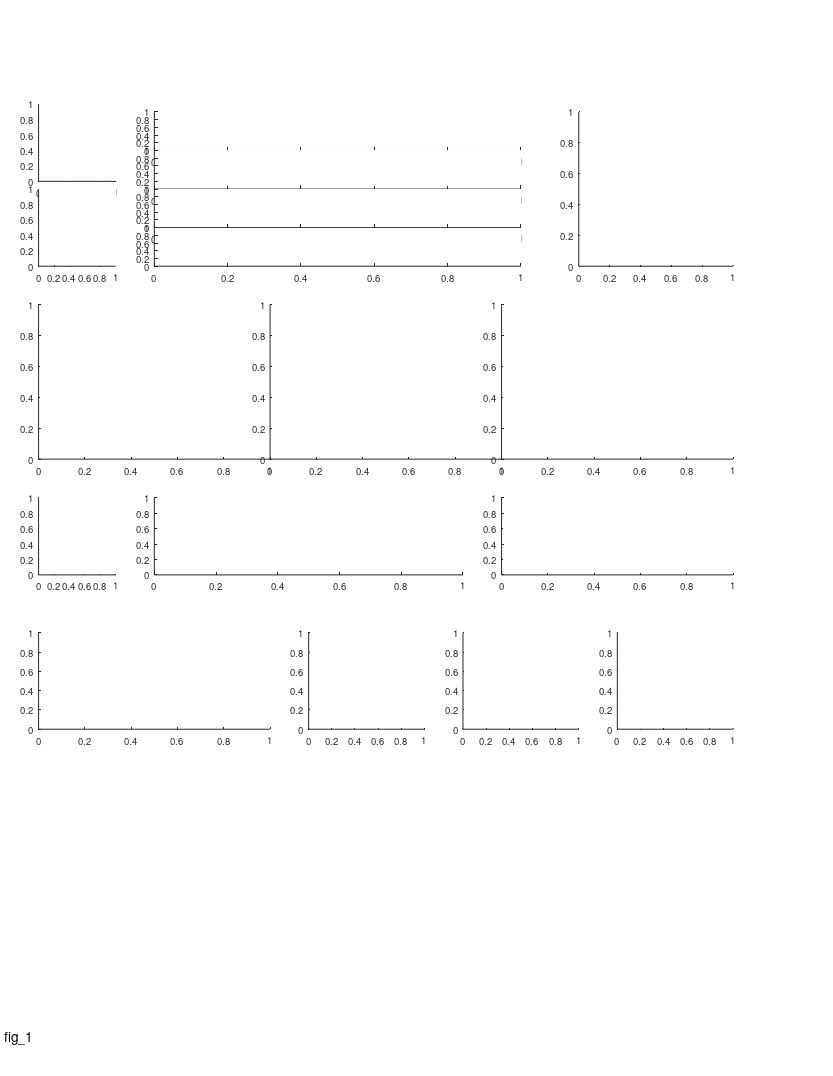

Source code (MATLAB): (Note: this script raises an error after producing the figure.)
%% Large Scale - fig 1 - Behavioral and neural recordings from bats fliying over large spatial scales.

%%
clear 
clc

%% define output files
res_dir = 'L:\paper_figures';
mkdir(res_dir)
fig_name_str = 'fig_1';
fig_caption_str = 'Behavioral and neural recordings from bats fliying over large spatial scales';
log_name_str = [fig_name_str '_log_file' '.txt'];
log_name_str = strrep(log_name_str , ':', '-');
log_name_str = strrep(log_name_str , ' ', '_');
log_name_out = fullfile(res_dir, log_name_str);

%% open log file
diary off
diary(log_name_out)
diary on
disp('Log file');
disp(['created: ', datestr(clock)]);
disp('======================================================');
disp([fig_name_str ':' fig_caption_str]);
disp('======================================================');
disp('');


%% create figure
% figure_size_cm = [21.0 29.7]; % ~A4
figure_size_cm = [21.6 27.9]; % ~US letter
figure ;
% Some WYSIWYG options:
set(gcf,'DefaultAxesFontSize',7);
set(gcf,'DefaultAxesFontName','helvetica');
set(gcf,'DefaultAxesUnits','centimeters');
set(gcf,'PaperType','usletter')
% set(gcf,'PaperType','<custom>');
set(gcf,'PaperUnits','centimeters','PaperPosition',[0 0 figure_size_cm]);
set(gcf,'PaperOrientation','portrait');
set(gcf,'Units','centimeters','Position',get(gcf,'paperPosition')+[0 0 0 0]); % position on screen...
set(gcf, 'Renderer', 'painters');
annotation('textbox', [0.5 1 0 0], 'String',fig_name_str, 'HorizontalAlignment','center','Interpreter','none');

% create panels
panel_B_size = [9.5 1];
panel_A    = axes('position', [ 1 23.2  2 2]);
panel_B(1) = axes('position', [ 4 24  panel_B_size]);
panel_B(2) = axes('position', [ 4 23  panel_B_size]);
panel_B(3) = axes('position', [ 4 22  panel_B_size]);
panel_B(4) = axes('position', [ 4 21  panel_B_size]);
panel_C    = axes('position', [15 21  4 4]);
panel_D    = axes('position', [ 1 21  2 2]);
panel_E    = axes('position', [ 1 16 6 4]);
panel_F    = axes('position', [ 7 16 6 4]);
panel_G    = axes('position', [13 16 6 4]);
panel_H    = axes('position', [ 1 13 2 2]);
panel_I(1) = axes('position', [ 4 13 8 2]);
panel_I(2) = axes('position', [13 13 6 2]);
panel_J    = axes('position', [ 1  9 6 2.5]);
panel_K    = axes('position', [ 8  9 3 2.5]);
panel_L    = axes('position', [12  9 3 2.5]);
panel_M    = axes('position', [16  9 3 2.5]);

%
prm = PARAMS_GetAll();

%% ---------------------- spikes trace ------------------------------------
% define option for data
exp_ID = 'b0148_d170625';
exp = exp_load_data(exp_ID,'details','path');
TT = 4;
trace_duration = 0.35;
trace_ts_opt = 6;
trace_ts_list = [
    70270204396,...
    70132623245,...
    74986863162,...
    74986792310,...
    72188230643,...
    71432461878
    ];
traces_ts = trace_ts_list(trace_ts_opt) + [0 trace_duration]*1e6;
% load channels data
signal = [];
for ii_ch = 1:4
    
    file_in = fullfile(exp.path.spikes_raw, sprintf('spikes_%s_TT%d_ch%d.ncs',exp_ID,TT,ii_ch) );
    [signal(ii_ch,:), ts, fs] = Nlx_csc_read(file_in, traces_ts);
end

% plot the data
for ch = 1:4
    axes(panel_B(ch));
    plot(ts,signal(ch,:),'k','LineWidth',0.01);
    box off
    set(gca,'Visible','Off')
    xlim(ts([1 end]))
end
linkaxes(panel_B,'xy')

% add time/voltage scales
axes(panel_B(4));
xlimits = get(gca,'xlim');
ylimits = get(gca,'ylim');
scale_ms = 20;
scale_uVolt = 500;
scale_line_width = 1;
xa = xlimits(1) + [0 scale_ms*1e3];
ya = ylimits(1) + [0 scale_uVolt ];
[xaf,yaf] = ds2nfu(xa,ya);
annotation('line',xaf([1 2])+0.01,yaf([1 1])-0.02,'Linewidth',scale_line_width); % time
annotation('line',xaf([1 1])+0.01,yaf([1 2])-0.02,'Linewidth',scale_line_width)  % voltage
% h=annotation('line','Units','centimeters');
% h.X = xaf([1 2])+5;
% h.Y = yaf([1 1]);
% h

% add panel letter
axes(panel_B(1));
text(-0.05,1.1, 'B', 'Units','normalized','FontWeight','bold');

%%
clusters_colors = [
166,206,227
31,120,180
178,223,138
51,160,44
251,154,153
227,26,28
253,191,111
255,127,0
202,178,214
106,61,154
255,255,153
177,89,40];
clusters_colors = clusters_colors ./255;

%% ---------------------- spikes clusters ---------------------------------
if 1
NTT_file = 'L:\Analysis\pre_proc\0148\20170625\spikes_sorting\spikes_b0148_d170625_TT4.NTT';
limits_ts = [70019176845 70816687098];
% limits_ts = [];
if isempty(limits_ts)
    [Timestamps, CellNumbers, Samples, Header] = Nlx2MatSpike(NTT_file, [1 0 1 0 1], 1, 1, [] );
else
    [Timestamps, CellNumbers, Samples, Header] = Nlx2MatSpike(NTT_file, [1 0 1 0 1], 1, 4, limits_ts);
end
ADBitVolts = sscanf(Header{contains(Header,'ADBitVolts')},'-ADBitVolts %f %f %f %f');
Samples = Samples .* ADBitVolts' .* 1e6; % convert bits to uVolts
spikes_size = squeeze(range(Samples,1));
cells = unique(CellNumbers);
color_list = linspecer( length(cells) ,'qualitative');
rng(3)
% rng(12)
color_list = color_list(randperm(size(color_list,1)),:);
color_list(1,:) = 0.5.*[1 1  1];
% plot
axes(panel_C); hold on
ch2plot = [2 3 4];
X = spikes_size(ch2plot(1),:);
Y = spikes_size(ch2plot(2),:);
Z = spikes_size(ch2plot(3),:);
for ii_cell = 1:length(cells)
    cellNum = cells(ii_cell);
    if cellNum==0
        continue
    end
    cell_spikes_IX = find(CellNumbers == cellNum);
    x = X(cell_spikes_IX);
    y = Y(cell_spikes_IX);
    z = Z(cell_spikes_IX);
    plot3(x,y,z,'.','Color',color_list(ii_cell,:),'MarkerSize',1);
end
xlim( [0 max(X(CellNumbers ~= 0))] )
ylim( [0 max(Y(CellNumbers ~= 0))] )
zlim( [0 max(Z(CellNumbers ~= 0))] )
volt_ticks = 0:200:1000;
set(gca,'xtick',volt_ticks,'ytick',volt_ticks,'ztick',volt_ticks)
view([140 39])
xlabel(['ch' num2str(ch2plot(1)) ' ({\mu}V)'])
ylabel(['ch' num2str(ch2plot(2)) ' ({\mu}V)'])
zlabel(['ch' num2str(ch2plot(3)) ' ({\mu}V)'])
AZ_EL(1,:) = [140 39];
AZ_EL(2,:) = [488 20];
AZ_EL(3,:) = [511 -8];
viewing_option = 3;
view(AZ_EL(viewing_option,:))
end
text(-0.05,1.1, 'C', 'Units','normalized','FontWeight','bold');

%% ----------- panel D - logger reception------------------
axes(panel_D)
x = 0:100:1000;
x = x./1e3;
y = 100.*ones(size(x));
y(end-3:end) = [90 70 30 10];
plot(x,y,'.-','LineWidth',2,'MarkerSize',14);
box off
ylim([0 110]);
ha=gca;
ha.XLim = [0 1];
ha.YLim = [0 110];
ha.XTick = [0 0.5 1];
ha.YTick = [0 100];
ha.XRuler.TickLabelGapMultiplier = -0.3;
ha.YRuler.TickLabelGapMultiplier = 0.001;
xlabel('Distance (km)',  'Units','normalized','Position',[0.5  -0.15])
ylabel('Signal (%)',     'Units','normalized','Position',[-0.1 0.45])
text(-0.2,1.1, 'D', 'Units','normalized','FontWeight','bold');

%% show images
logger_image_filename = 'D:\Tamir\PROJECTS\Neurologger\miniBat\pics\minibat_good_pic.jpg';
% tunnel_view_image_file = 'L:\Videos_Photos\tunnel_area_various\20170111_170850_downsampled.jpg';
tunnel_view_image_file = 'L:\Videos_Photos\TAZOT_HAMAMA\taza3.jpg';
bespoon_image_file = 'L:\Videos_Photos\2016_ICN_poster\VirtualBox_ubuntu_21_03_2016_11_16_53 - Copy.png';
tunnel_section_file = 'L:\resources\tunnel_section.png';

axes(panel_A);
image = imread(logger_image_filename);
imshow(image);
text(-0.1,1, 'A', 'Units','normalized','FontWeight','bold');

axes(panel_E);
image = imread(tunnel_view_image_file);
imshow(image);
text(-0.1,1, 'E', 'Units','normalized','FontWeight','bold');

axes(panel_F)
image = imread(tunnel_section_file);
imshow(image);
text(-0.1,1, 'F', 'Units','normalized','FontWeight','bold');

axes(panel_G);
image = imread(bespoon_image_file);
imshow(image)
text(-0.1,1, 'G', 'Units','normalized','FontWeight','bold');

%% bespoon localization precision
axes(panel_H);
hold on
bespoon_loc_precision = load('L:\BeSpoon\testing\test_20180530__YOM_KEF_200m_static+dynamic+discretization\30-05-2018__calib_test_dynamic+non-jitter_jitter_with_kalman\data\outside_perpendicular_error.mat');
err = bespoon_loc_precision.perpendicular_error;
err = err.*100; % convert to cm
h=histogram(err);
h.NumBins = 45;
h.Normalization = 'pdf';
[muHat,sigmaHat] = normfit(err);
x = linspace(-50,50,100);
y = normpdf(x,muHat,sigmaHat);
plot(x,y,'r','LineWidth',2);
text(0.65,0.85, sprintf('\x03C3=%.1f', sigmaHat), 'Units','normalized','FontSize',8);
xlabel({'Positioning';'error (cm)'});
ylabel('Prob.');
ha = gca;
ha.XLim = [-40 40];
ha.XTick = [-40:20:40];
ha.YTick = [];
ha.TickDir='out';
ha.TickLength = [0.03 0.03];
ha.XRuler.TickLabelGapMultiplier = -0.3;
ha.YRuler.TickLabelGapMultiplier = 0.001;
text(-0.1,1.1, 'H', 'Units','normalized','FontWeight','bold');

%% behavioral trajectory is 1D (small y deviations) - example
axes(panel_I(1));
cla
hold on
panel_I_example_option = 1;
panel_I_example_list = {
'b0034_d180413';
'b2289_d180514';
'b2289_d180515';
'b2289_d180518';
'b9861_d180705';
'b9861_d180709';
};
exp = exp_load_data(panel_I_example_list{panel_I_example_option},'flight');
for ii_dir = [1 2] 
    c = prm.graphics.colors.flight_directions{ii_dir};
    ydev = exp.flight.pos_y_std(ii_dir);
    x = ydev.xy(:,1);
    y = ydev.xy(:,2);
    ymean = interp1(ydev.bin_centers, ydev.ymean, x);
    y = y-ymean;
    plot(x, y, '.', 'Color',c, 'MarkerSize',.0001);
%     h=shadedErrorBar(ydev.bin_centers, ydev.ymean, ydev.ystd, 'lineprops',{'Color',c});
%     h.patch.FaceAlpha = 0;
end
xlabel('Linearized Position (cm)','Units','normalized','Position',[0.5 -0.2]);
% ylabel('Y Position (cm)');
ylabel('Y deviation (cm)');
ha = gca;
ha.XLim = [0 200];
ha.YLim = [-1.5 1.5];
ha.XTick = [0:50:200];
ha.YTick = [-2:1:2];
ha.TickDir='out';
ha.TickLength = [0.01 0.01];
ha.XRuler.TickLabelGapMultiplier = -0.3;
ha.YRuler.TickLabelGapMultiplier = 0.001;
text(-0.1,1.1, 'I', 'Units','normalized','FontWeight','bold');

%% behavioral trajectory is 1D (small y deviations) - population
axes(panel_I(2));
cla
hold on
% use exps that we recorded cells (TODO: consider using 
cells_t = DS_get_cells_summary();
bats = [79,148,34,9861,2289];
cells_t(~ismember(cells_t.bat, bats ),:) = [];
cells = cellfun(@(c)(cell_load_data(c,'details')), cells_t.cell_ID, 'UniformOutput',0);
cells = [cells{:}];
cells = [cells.details];
cells(~contains({cells.brain_area}, 'CA1')) = [];
cells(~ismember([cells.ClusterQuality], [2])) = [];
exp_list = unique({cells.exp_ID}'); % get the relevant exp list
exps = cellfun(@(x)(exp_load_data(x,'details','flight')), exp_list);
exps_details = [exps.details];
exps_flight = [exps.flight];
pos_y_dev_all = cat(1,exps_flight.pos_y_std);
speed_traj_all = cat(1,exps_flight.speed_traj);
ystd_median_all = arrayfun(@(x)(x.ystd_median), pos_y_dev_all);

%%
axes(panel_I(2));
cla
hold on
% arrange data
data = {};
for ii_bat = 1:length(bats)
    bat = bats(ii_bat);
    c = prm.graphics.colors.bats(bat);
    bat_exp_IX = ismember([exps_details.batNum],bat);
    bat_exp_ydev = pos_y_dev_all(bat_exp_IX,:);
    valid_pos_IX = get_data_in_ti(bat_exp_ydev(1).bin_centers, prm.fields.valid_speed_pos);
    ystd_bat_all = cat(1,bat_exp_ydev.ystd); % pooling directions together!
    ystd_bat_all = ystd_bat_all(:,valid_pos_IX); % take only valid positions
    ystd_bat_all = ystd_bat_all(:)';% pooling over all positions!
    ystd_bat_all = ystd_bat_all.*100; % convert to cm
    data{ii_bat} = ystd_bat_all;
end
% t2 = table2cell(t);
x = [data{:}];
grps = repelem(1:length(bats), cellfun(@length,data));

% plot!
cmap = prm.graphics.colors.bats;
c = arrayfun(@(x)(cmap(x)), bats,'UniformOutput',0);
% yvar_pop_plot = 'violin';
% yvar_pop_plot = 'boxplot';
yvar_pop_plot = 'median_std';
switch yvar_pop_plot 
    case 'violin'
        hv=violinplot(x,grps);
        [hv.BoxWidth] = disperse(repelem(0.02,length(hv)));
        [hv.EdgeColor ] = disperse(repelem({'none'},length(hv)));
        hs = [hv.ScatterPlot];
        [hs.SizeData] = disperse(repelem(5,length(hs)));
        hm = [hv.MedianPlot];
        [hm.SizeData] = disperse(repelem(10,length(hm)));
        ha.YLim = [0 90];
        ha.YTick = [0:30:90];
    case 'boxplot'
        boxplot(x,grps)
        box off
        ha.YLim = [0 90];
        ha.YTick = [0:30:90];
    case 'median_std'
        medians = cellfun(@median,data);
        stds    = cellfun(@std,data);
        errorbar(medians,stds,'-o','MarkerSize',3);
        ha.YLim = [0 40];
        ha.YTick = [0:20:40];
end
ha=gca;
ha.XTickLabel = bats;
ha.XLim = [0.5 length(bats)+.5];
ha.TickDir='out';
ha.TickLength = [0.01 0.01];
ha.XRuler.TickLabelGapMultiplier = -0.3;
ha.YRuler.TickLabelGapMultiplier = 0.001;

xlabel('Bats');
ylabel('Y variability (cm)');
% text(-0.15,1.1, 'I', 'Units','normalized','FontWeight','bold');

%% speed trajectory very constant along the flight - example
axes(panel_J); 
cla
hold on
panel_speed_option = 4;
panel_speed_options = {
'b0079_d160913';
'b0079_d160914';
'b0079_d160915'; % many laps with no landing in the middle but different speed between directions
'b2289_d180615'; % looks excellent but not many laps!
'b0079_d160928';
};
exp_ID = panel_speed_options{panel_speed_option};
exp = exp_load_data(exp_ID,'flight');
FE=exp.flight.FE;
x = [FE.pos];
y = [FE.vel];
y = abs(y);
ylimits = [0 9];
area([0 prm.fields.valid_speed_pos(1)],     ylimits([2 2]),'FaceColor',0.9*[1 1 1],'EdgeColor','none')
area([  prm.fields.valid_speed_pos(2) 200], ylimits([2 2]),'FaceColor',0.9*[1 1 1],'EdgeColor','none')
plot(x,y,'.','Color', 'k','MarkerSize',1);
% plot(prm.fields.valid_speed_pos([1 1]), ylimits,'--m','LineWidth',2)
% plot(prm.fields.valid_speed_pos([2 2]), ylimits,'--m','LineWidth',2)
set(gca,'xtick',0:50:200,'ytick',[-10 0 8],'xlim',[0 200])
ylim(ylimits);
xlabel('Position (m)');
ylabel('Speed (m/s)');
text(-0.1,1.1, 'J', 'Units','normalized','FontWeight','bold');

%% speed trajectory very constant along the flight - population
% KLM - TODO: use only valid flights + signif place cell in that day!
axes(panel_K);
hold on
dir_colors = prm.graphics.colors.flight_directions;
for ii_dir = 1:2
    cv = [speed_traj_all(:,ii_dir).speed_cv];
%     cv = [cv.raw_high_speed];
    cv = [cv.across_pos_high_speed];
    h=histogram(cv);
    h.BinEdges = linspace(0,0.1,20);
    h.FaceColor = dir_colors{ii_dir};
    h.Normalization = 'Count';
    h.FaceAlpha = 0.5;
end
xlabel('CV of speed');
ylabel('Counts');
text(-0.2,1.1, 'K', 'Units','normalized','FontWeight','bold');

%% number of laps
axes(panel_L);
hold on
dir_colors = prm.graphics.colors.flight_directions;
directions = [-1 1];
for ii_dir = 1:2
    direction = directions(ii_dir);
    FE_dir = cellfun(@(FE)(FE([FE.direction]==direction)), {exps_flight.FE},'UniformOutput',0);
    nFlights = cellfun(@(FE)(sum([FE.distance]>prm.flight.full_min_distance)),FE_dir);
    h=histogram(nFlights);
    h.NumBins = 10;
    h.FaceColor = dir_colors{ii_dir};
    h.Normalization = 'Count';
    h.FaceAlpha = 0.5;
end
xlabel('No. of laps');
ylabel('Counts');
text(-0.2,1.1, 'L', 'Units','normalized','FontWeight','bold');

%% Total distance 
axes(panel_M);
hold on
if 1
    %% (per direction)
    dir_colors = prm.graphics.colors.flight_directions;
    directions = [-1 1];
    for ii_dir = 1:2
        direction = directions(ii_dir);
        FE_dir = cellfun(@(FE)(FE([FE.direction]==direction)), {exps_flight.FE},'UniformOutput',0);
        total_distance = cellfun(@(FE)(sum([FE.distance])),FE_dir);
        total_distance = total_distance .*1e-3; % to km
        h=histogram(total_distance);
        h.NumBins = 15;
        h.FaceColor = dir_colors{ii_dir};
        h.Normalization = 'Count';
        h.FaceAlpha = 0.5;
    end
else
    %% Total distance (pooling directions)
    dir_colors = prm.graphics.colors.flight_directions;
    total_distance = cellfun(@(FE)(sum([FE.distance])),{exps_flight.FE});
    total_distance = total_distance .*1e-3; % to km
    h=histogram(total_distance);
    h.NumBins = 13;
    h.FaceColor = dir_colors{ii_dir};
    h.Normalization = 'Count';
    h.FaceColor = 0.5*[1 1 1];
end
xlabel('Total Distance (km)');
ylabel('Counts');
text(-0.2,1.1, 'M', 'Units','normalized','FontWeight','bold');

%% print/save the figure
fig_name_out = fullfile(res_dir, fig_name_str);
print(gcf, fig_name_out, '-dpdf', '-cmyk', '-painters');
print(gcf, fig_name_out, '-dtiff', '-cmyk', '-painters');
% saveas(gcf , fig_name_out, 'fig');
disp('figure was successfully saved to pdf/tiff/fig formats');








%%
